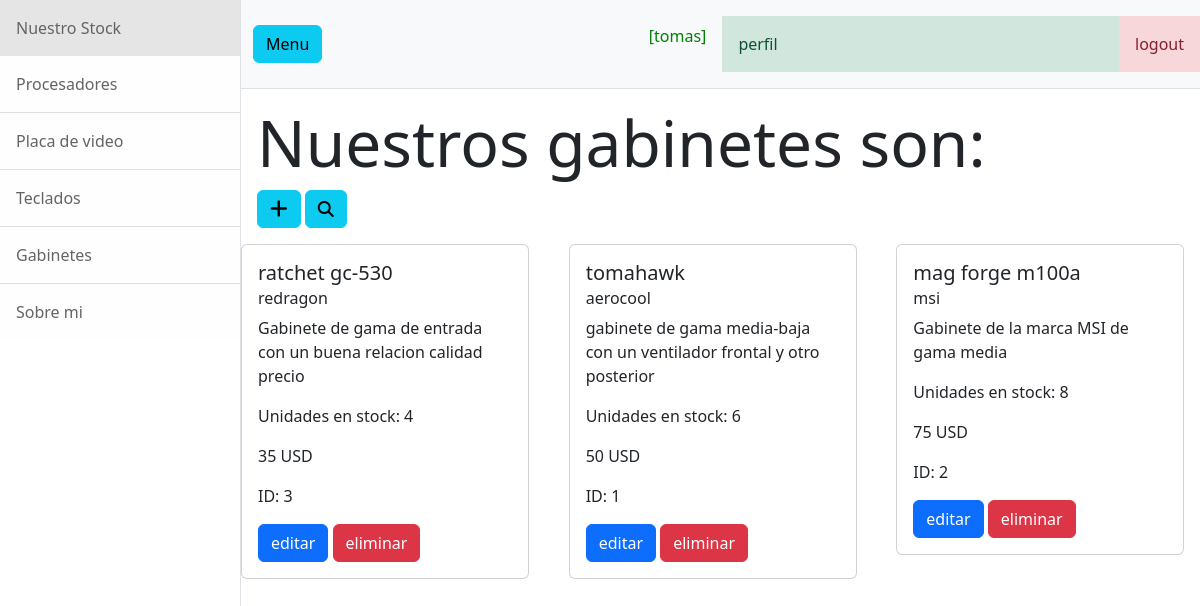
The app's page /gabinete (signed in) with its own data.
### StockProductos/models.py (models this page shows, shortened)
class Gabinete(models.Model):
    marca = models.CharField(max_length = 30)
    modelo = models.CharField(max_length = 30)
    stock = models.IntegerField(default = 1)
    precio = models.IntegerField()
    descripcion = models.CharField(max_length = 200)
    class Meta:
        ordering = ["precio"]

### StockProductos/views.py (the view)
# urls.py: path('gabinete', GabineteList.as_view(), name="gabinete"),
class GabineteList(LoginRequiredMixin, ListView):
    model = Gabinete

### StockProductos/templates/StockProductos/gabinete_list.html
{% extends "StockProductos/index.html" %}
{% block contenido  %}
<div class="m-3">
    <h1 class="display-3">Nuestros gabinetes son:</h1>
    <a class="btn btn-info" href="{% url 'GabineteCreate' %}"> <i class="fa fa-plus fa-lg" title = "Crear"> </i> </a>
    <a class="btn btn-info" href="{% url 'buscarGabinete' %}" ><i class="fa-solid fa-magnifying-glass"></i></a>
</div>
<div class="row row-cols-1 row-cols-md-3 g-4">
    {% for gabinete in gabinete_list %}
    <div class="col">
        <div class="card" style="width: 18rem; color bg-dark">
            <div class="card-body">
                <h5 class="card-title">{{gabinete.modelo}}</h5>
                <h6 class="card-subtitle mb-2 text-body-secondary">{{ gabinete.marca }}</h6>
                <p class="card-text">{{ gabinete.descripcion }}</p>
                <p class="card-text">Unidades en stock: {{ gabinete.stock }}</p>
                <p class="card-text">{{ gabinete.precio }} USD</p>
                <p class="card-text"> ID: {{ gabinete.id }}</p>
                <a href="{% url 'actualizarGabinete' gabinete.id %}" class="btn btn-primary">editar</a></a>
                <a href="{% url 'deleteGabinete' gabinete.id %}" class="btn btn-danger">eliminar</a>
            </div>
        </div>
    </div>
    {% endfor %}
</div>
{% endblock contenido %}

### StockProductos/templates/StockProductos/index.html (shortened to what this page needs)
<!DOCTYPE html>
<html lang="en">
    <head>
        {% load static %}
        <link href=" {% static 'css/styles.css' %}" rel="stylesheet" />
        <link rel="stylesheet" href="https://cdnjs.cloudflare.com/ajax/libs/font-awesome/6.4.0/css/all.min.css">
    </head>
    <body>
        <div class="d-flex" id="wrapper">
            <div class="border-end bg-white" id="sidebar-wrapper">
                <a class="list-group-item list-group-item-action list-group-item-light p-3" href="{% url 'home' %}">Nuestro Stock</a>
                <div class="list-group list-group-flush">
                    {% if user.is_authenticated %}
                        <a class="list-group-item list-group-item-action list-group-item-light p-3" href="{% url 'procesador' %}">Procesadores</a>
                        <a class="list-group-item list-group-item-action list-group-item-light p-3" href="{% url 'placaVideo' %}">Placa de video</a>
                        <a class="list-group-item list-group-item-action list-group-item-light p-3" href="{% url 'teclado' %}">Teclados</a>
                        <a class="list-group-item list-group-item-action list-group-item-light p-3" href="{% url 'gabinete' %}">Gabinetes</a>
                        <a class="list-group-item list-group-item-action list-group-item-light p-3" href="{% url 'aboutMe' %}">Sobre mi</a>
                    {% endif %}
                </div>
            </div>
            <div id="page-content-wrapper">
                <nav class="navbar navbar-expand-lg navbar-light bg-light border-bottom">
                    <div class="container-fluid">
                        <button class="btn btn-info" id="sidebarToggle">Menu</button>
                    </div>
                    {% if user.is_authenticated %}
                        <p style="color:green" class="text-center p-3">[{{user.username}}]</p>
                        <a class="list-group-item list-group-item-action list-group-item-success p-3" href="{% url 'perfil' %}">perfil</a>
                        <form method="post" action="{% url 'logout' %}">
                            <button type="submit" class="list-group-item list-group-item-action list-group-item-danger p-3">logout</button>
                        </form>
                    {% else %}
                        <a class="list-group-item list-group-item-action list-group-item-light p-3" href="{% url 'login' %}">login</a>
                        <a class="list-group-item list-group-item-action list-group-item-light p-3" href="{% url 'registrar' %}">registrar</a>
                    {% endif %}
                </nav>
                {% block contenido %}{% endblock contenido %}
            </div>
        </div>
    </body>
</html>

### records on screen
Gabinete: modelo "ratchet gc-530", marca "redragon", descripcion "Gabinete de gama de entrada con un buena relacion calidad precio", stock "4", precio "35", id "3"
Gabinete: modelo "tomahawk", marca "aerocool", descripcion "gabinete de gama media-baja con un ventilador frontal y otro posterior", stock "6", precio "50", id "1"
Gabinete: modelo "mag forge m100a", marca "msi", descripcion "Gabinete de la marca MSI de gama media", stock "8", precio "75", id "2"

### other values on screen
{{ user.username }} "tomas"
